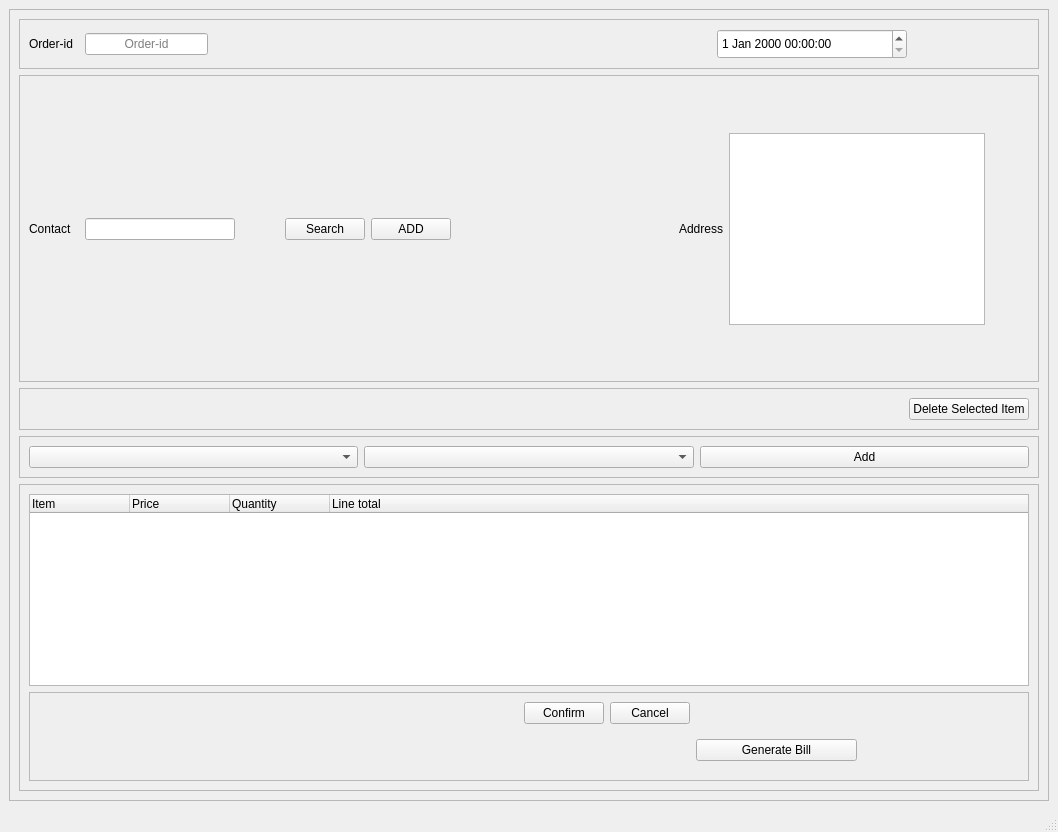
<?xml version="1.0" encoding="UTF-8"?>
<ui version="4.0">
 <class>MainWindow</class>
 <widget class="QMainWindow" name="MainWindow">
  <property name="geometry">
   <rect>
    <x>0</x>
    <y>0</y>
    <width>1058</width>
    <height>832</height>
   </rect>
  </property>
  <property name="windowTitle">
   <string>MainWindow</string>
  </property>
  <widget class="QWidget" name="centralwidget">
   <layout class="QGridLayout" name="gridLayout_8">
    <item row="0" column="0">
     <widget class="QFrame" name="frame_4">
      <property name="frameShape">
       <enum>QFrame::StyledPanel</enum>
      </property>
      <property name="frameShadow">
       <enum>QFrame::Raised</enum>
      </property>
      <layout class="QGridLayout" name="gridLayout_4">
       <item row="0" column="0">
        <widget class="QFrame" name="frame">
         <property name="frameShape">
          <enum>QFrame::StyledPanel</enum>
         </property>
         <property name="frameShadow">
          <enum>QFrame::Raised</enum>
         </property>
         <layout class="QGridLayout" name="gridLayout">
          <item row="0" column="2">
           <spacer name="horizontalSpacer_3">
            <property name="orientation">
             <enum>Qt::Horizontal</enum>
            </property>
            <property name="sizeHint" stdset="0">
             <size>
              <width>40</width>
              <height>20</height>
             </size>
            </property>
           </spacer>
          </item>
          <item row="0" column="3">
           <widget class="QLabel" name="label_4">
            <property name="text">
             <string/>
            </property>
           </widget>
          </item>
          <item row="0" column="1">
           <widget class="QLineEdit" name="lineEdit">
            <property name="enabled">
             <bool>true</bool>
            </property>
            <property name="maximumSize">
             <size>
              <width>274</width>
              <height>16777215</height>
             </size>
            </property>
            <property name="alignment">
             <set>Qt::AlignCenter</set>
            </property>
            <property name="placeholderText">
             <string>Order-id</string>
            </property>
           </widget>
          </item>
          <item row="0" column="7">
           <widget class="QDateTimeEdit" name="dateTimeEdit">
            <property name="minimumSize">
             <size>
              <width>190</width>
              <height>30</height>
             </size>
            </property>
            <property name="maximumSize">
             <size>
              <width>16777215</width>
              <height>16777215</height>
             </size>
            </property>
           </widget>
          </item>
          <item row="0" column="4">
           <spacer name="horizontalSpacer_12">
            <property name="orientation">
             <enum>Qt::Horizontal</enum>
            </property>
            <property name="sizeHint" stdset="0">
             <size>
              <width>40</width>
              <height>20</height>
             </size>
            </property>
           </spacer>
          </item>
          <item row="0" column="8">
           <spacer name="horizontalSpacer_6">
            <property name="orientation">
             <enum>Qt::Horizontal</enum>
            </property>
            <property name="sizeHint" stdset="0">
             <size>
              <width>40</width>
              <height>20</height>
             </size>
            </property>
           </spacer>
          </item>
          <item row="0" column="0">
           <widget class="QLabel" name="label_3">
            <property name="minimumSize">
             <size>
              <width>50</width>
              <height>0</height>
             </size>
            </property>
            <property name="text">
             <string>Order-id</string>
            </property>
           </widget>
          </item>
          <item row="0" column="5">
           <spacer name="horizontalSpacer_17">
            <property name="orientation">
             <enum>Qt::Horizontal</enum>
            </property>
            <property name="sizeHint" stdset="0">
             <size>
              <width>40</width>
              <height>20</height>
             </size>
            </property>
           </spacer>
          </item>
          <item row="0" column="6">
           <spacer name="horizontalSpacer_18">
            <property name="orientation">
             <enum>Qt::Horizontal</enum>
            </property>
            <property name="sizeHint" stdset="0">
             <size>
              <width>40</width>
              <height>20</height>
             </size>
            </property>
           </spacer>
          </item>
         </layout>
        </widget>
       </item>
       <item row="1" column="0">
        <widget class="QFrame" name="frame_2">
         <property name="frameShape">
          <enum>QFrame::StyledPanel</enum>
         </property>
         <property name="frameShadow">
          <enum>QFrame::Raised</enum>
         </property>
         <layout class="QGridLayout" name="gridLayout_2">
          <item row="0" column="11">
           <spacer name="verticalSpacer">
            <property name="orientation">
             <enum>Qt::Vertical</enum>
            </property>
            <property name="sizeHint" stdset="0">
             <size>
              <width>20</width>
              <height>40</height>
             </size>
            </property>
           </spacer>
          </item>
          <item row="1" column="5">
           <spacer name="horizontalSpacer_16">
            <property name="orientation">
             <enum>Qt::Horizontal</enum>
            </property>
            <property name="sizeHint" stdset="0">
             <size>
              <width>40</width>
              <height>20</height>
             </size>
            </property>
           </spacer>
          </item>
          <item row="1" column="0">
           <widget class="QLabel" name="label">
            <property name="minimumSize">
             <size>
              <width>50</width>
              <height>0</height>
             </size>
            </property>
            <property name="text">
             <string>Contact</string>
            </property>
           </widget>
          </item>
          <item row="1" column="9">
           <spacer name="horizontalSpacer_11">
            <property name="orientation">
             <enum>Qt::Horizontal</enum>
            </property>
            <property name="sizeHint" stdset="0">
             <size>
              <width>40</width>
              <height>20</height>
             </size>
            </property>
           </spacer>
          </item>
          <item row="1" column="1">
           <widget class="QLineEdit" name="contact">
            <property name="minimumSize">
             <size>
              <width>150</width>
              <height>20</height>
             </size>
            </property>
            <property name="maximumSize">
             <size>
              <width>400</width>
              <height>16777215</height>
             </size>
            </property>
           </widget>
          </item>
          <item row="1" column="4">
           <widget class="QPushButton" name="addContact">
            <property name="text">
             <string>ADD</string>
            </property>
           </widget>
          </item>
          <item row="1" column="12">
           <spacer name="horizontalSpacer_5">
            <property name="orientation">
             <enum>Qt::Horizontal</enum>
            </property>
            <property name="sizeHint" stdset="0">
             <size>
              <width>40</width>
              <height>20</height>
             </size>
            </property>
           </spacer>
          </item>
          <item row="1" column="8">
           <spacer name="horizontalSpacer_13">
            <property name="orientation">
             <enum>Qt::Horizontal</enum>
            </property>
            <property name="sizeHint" stdset="0">
             <size>
              <width>40</width>
              <height>20</height>
             </size>
            </property>
           </spacer>
          </item>
          <item row="1" column="2">
           <spacer name="horizontalSpacer_8">
            <property name="orientation">
             <enum>Qt::Horizontal</enum>
            </property>
            <property name="sizeHint" stdset="0">
             <size>
              <width>40</width>
              <height>20</height>
             </size>
            </property>
           </spacer>
          </item>
          <item row="1" column="10">
           <widget class="QLabel" name="label_2">
            <property name="text">
             <string>Address</string>
            </property>
           </widget>
          </item>
          <item row="1" column="7">
           <spacer name="horizontalSpacer_14">
            <property name="orientation">
             <enum>Qt::Horizontal</enum>
            </property>
            <property name="sizeHint" stdset="0">
             <size>
              <width>40</width>
              <height>20</height>
             </size>
            </property>
           </spacer>
          </item>
          <item row="1" column="6">
           <spacer name="horizontalSpacer_15">
            <property name="orientation">
             <enum>Qt::Horizontal</enum>
            </property>
            <property name="sizeHint" stdset="0">
             <size>
              <width>40</width>
              <height>20</height>
             </size>
            </property>
           </spacer>
          </item>
          <item row="2" column="11">
           <spacer name="verticalSpacer_3">
            <property name="orientation">
             <enum>Qt::Vertical</enum>
            </property>
            <property name="sizeHint" stdset="0">
             <size>
              <width>20</width>
              <height>40</height>
             </size>
            </property>
           </spacer>
          </item>
          <item row="1" column="3">
           <widget class="QPushButton" name="Search">
            <property name="text">
             <string>Search</string>
            </property>
           </widget>
          </item>
          <item row="1" column="11">
           <widget class="QPlainTextEdit" name="display"/>
          </item>
         </layout>
        </widget>
       </item>
       <item row="2" column="0">
        <widget class="QFrame" name="frame_5">
         <property name="frameShape">
          <enum>QFrame::StyledPanel</enum>
         </property>
         <property name="frameShadow">
          <enum>QFrame::Raised</enum>
         </property>
         <layout class="QGridLayout" name="gridLayout_5">
          <item row="0" column="1">
           <widget class="QPushButton" name="pushButton">
            <property name="text">
             <string>Delete Selected Item</string>
            </property>
           </widget>
          </item>
          <item row="0" column="0">
           <spacer name="horizontalSpacer">
            <property name="orientation">
             <enum>Qt::Horizontal</enum>
            </property>
            <property name="sizeHint" stdset="0">
             <size>
              <width>40</width>
              <height>20</height>
             </size>
            </property>
           </spacer>
          </item>
         </layout>
        </widget>
       </item>
       <item row="4" column="0">
        <widget class="QFrame" name="frame_3">
         <property name="frameShape">
          <enum>QFrame::StyledPanel</enum>
         </property>
         <property name="frameShadow">
          <enum>QFrame::Raised</enum>
         </property>
         <layout class="QGridLayout" name="gridLayout_3">
          <item row="0" column="0">
           <widget class="QTreeWidget" name="treeWidget">
            <column>
             <property name="text">
              <string>Item</string>
             </property>
             <property name="font">
              <font>
               <stylestrategy>PreferDefault</stylestrategy>
              </font>
             </property>
             <property name="textAlignment">
              <set>AlignLeft|AlignVCenter</set>
             </property>
            </column>
            <column>
             <property name="text">
              <string>Price</string>
             </property>
            </column>
            <column>
             <property name="text">
              <string>Quantity</string>
             </property>
            </column>
            <column>
             <property name="text">
              <string>Line total</string>
             </property>
            </column>
           </widget>
          </item>
          <item row="1" column="0">
           <widget class="QFrame" name="frame_6">
            <property name="frameShape">
             <enum>QFrame::StyledPanel</enum>
            </property>
            <property name="frameShadow">
             <enum>QFrame::Raised</enum>
            </property>
            <layout class="QGridLayout" name="gridLayout_6">
             <item row="0" column="1">
              <spacer name="horizontalSpacer_10">
               <property name="orientation">
                <enum>Qt::Horizontal</enum>
               </property>
               <property name="sizeHint" stdset="0">
                <size>
                 <width>40</width>
                 <height>20</height>
                </size>
               </property>
              </spacer>
             </item>
             <item row="0" column="0">
              <spacer name="horizontalSpacer_7">
               <property name="orientation">
                <enum>Qt::Horizontal</enum>
               </property>
               <property name="sizeHint" stdset="0">
                <size>
                 <width>40</width>
                 <height>20</height>
                </size>
               </property>
              </spacer>
             </item>
             <item row="0" column="6">
              <spacer name="horizontalSpacer_9">
               <property name="orientation">
                <enum>Qt::Horizontal</enum>
               </property>
               <property name="sizeHint" stdset="0">
                <size>
                 <width>40</width>
                 <height>20</height>
                </size>
               </property>
              </spacer>
             </item>
             <item row="0" column="4">
              <widget class="QPushButton" name="Cancel">
               <property name="text">
                <string>Cancel</string>
               </property>
              </widget>
             </item>
             <item row="0" column="3">
              <widget class="QPushButton" name="Confirm">
               <property name="text">
                <string>Confirm</string>
               </property>
              </widget>
             </item>
             <item row="0" column="5">
              <spacer name="horizontalSpacer_2">
               <property name="orientation">
                <enum>Qt::Horizontal</enum>
               </property>
               <property name="sizeHint" stdset="0">
                <size>
                 <width>40</width>
                 <height>20</height>
                </size>
               </property>
              </spacer>
             </item>
             <item row="1" column="4">
              <spacer name="verticalSpacer_2">
               <property name="orientation">
                <enum>Qt::Vertical</enum>
               </property>
               <property name="sizeHint" stdset="0">
                <size>
                 <width>20</width>
                 <height>40</height>
                </size>
               </property>
              </spacer>
             </item>
             <item row="0" column="2">
              <spacer name="horizontalSpacer_4">
               <property name="orientation">
                <enum>Qt::Horizontal</enum>
               </property>
               <property name="sizeHint" stdset="0">
                <size>
                 <width>40</width>
                 <height>20</height>
                </size>
               </property>
              </spacer>
             </item>
             <item row="1" column="5">
              <widget class="QPushButton" name="Bill">
               <property name="text">
                <string>Generate Bill</string>
               </property>
              </widget>
             </item>
            </layout>
           </widget>
          </item>
         </layout>
        </widget>
       </item>
       <item row="3" column="0">
        <widget class="QFrame" name="frame_7">
         <property name="frameShape">
          <enum>QFrame::StyledPanel</enum>
         </property>
         <property name="frameShadow">
          <enum>QFrame::Raised</enum>
         </property>
         <layout class="QGridLayout" name="gridLayout_7">
          <item row="0" column="1">
           <widget class="QComboBox" name="cbox2"/>
          </item>
          <item row="0" column="0">
           <widget class="QComboBox" name="cbox1"/>
          </item>
          <item row="0" column="2">
           <widget class="QPushButton" name="addItem">
            <property name="text">
             <string>Add</string>
            </property>
           </widget>
          </item>
         </layout>
        </widget>
       </item>
      </layout>
      <zorder>frame_3</zorder>
      <zorder>frame_2</zorder>
      <zorder>frame</zorder>
      <zorder>frame_5</zorder>
      <zorder>frame_7</zorder>
     </widget>
    </item>
   </layout>
  </widget>
  <widget class="QMenuBar" name="menubar">
   <property name="geometry">
    <rect>
     <x>0</x>
     <y>0</y>
     <width>1058</width>
     <height>26</height>
    </rect>
   </property>
  </widget>
  <widget class="QStatusBar" name="statusbar"/>
 </widget>
 <resources/>
 <connections/>
</ui>
